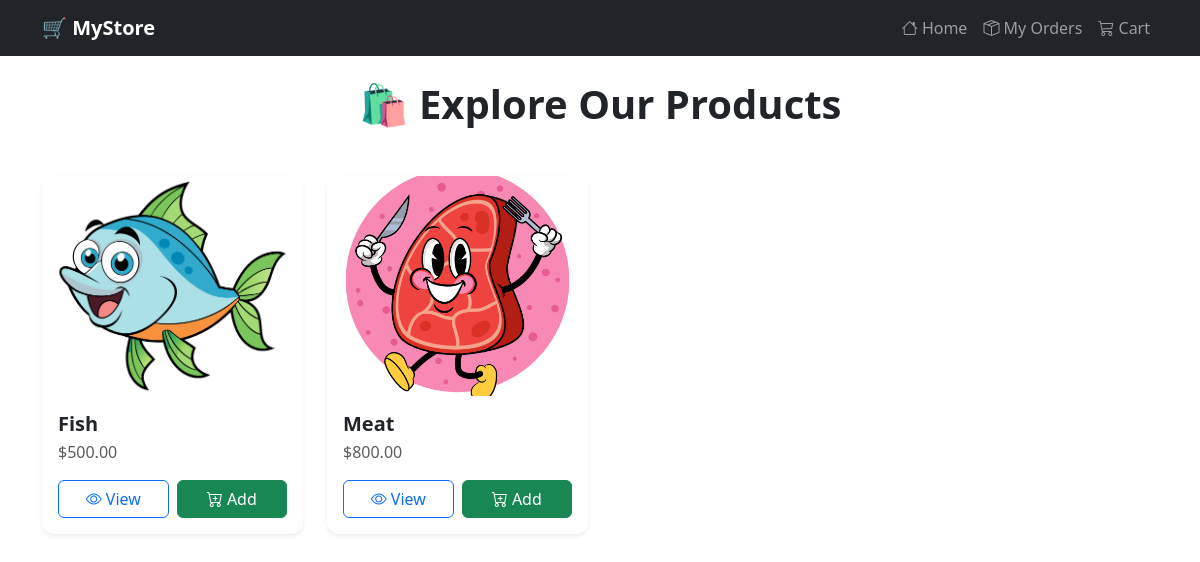
/, run on an earlier commit of the app's database.
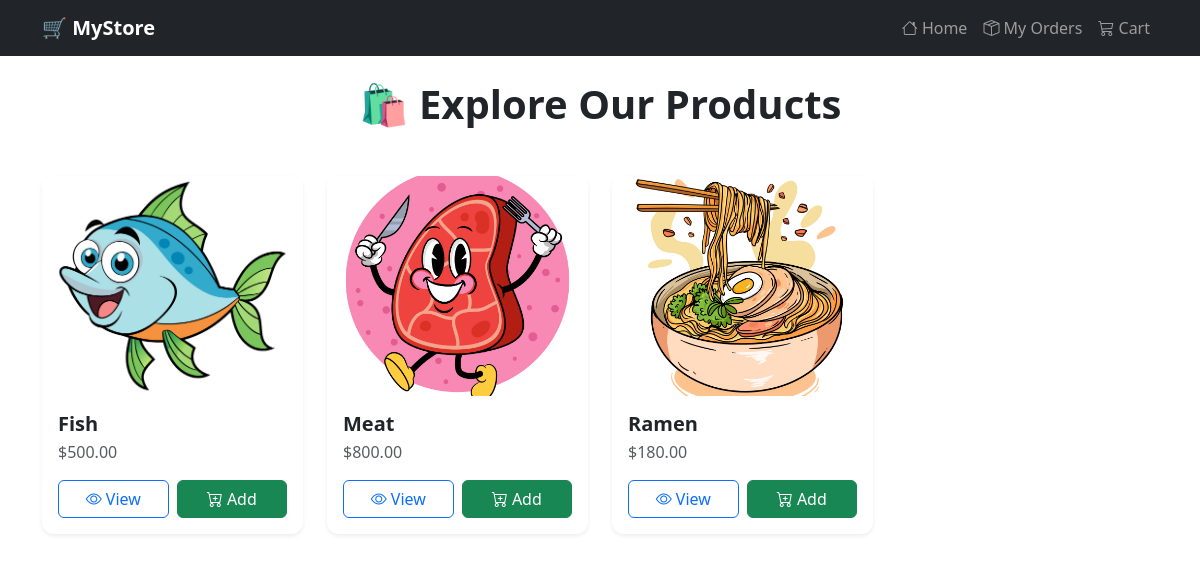
And on a later commit of the database.
### store/models.py (models this page shows, shortened)
class Product(models.Model):
    name = models.CharField(max_length=255)
    description = models.TextField()
    price = models.DecimalField(max_digits=10, decimal_places=2)
    image = models.ImageField(upload_to='product_images/')
    created_at = models.DateTimeField(auto_now_add=True)

### store/views.py (the view)
# urls.py: path('', views.home, name='home'),
def home(request):
    products = Product.objects.all()
    return render(request, 'store/home.html', {'products': products})

### store/templates/store/home.html (shortened to what this page needs)
{% extends 'store/base.html' %}
{% block content %}
<h2 class="mb-5 fw-bold text-center display-6">🛍️ Explore Our Products</h2>
<div class="row row-cols-1 row-cols-sm-2 row-cols-md-3 row-cols-lg-4 g-4">
    {% for product in products %}
    <div class="col">
        <div class="card h-100 border-0 shadow-sm product-card">
            <div class="product-img-wrapper">
                <img src="{{ product.image.url }}" class="card-img-top" alt="{{ product.name }}">
            </div>
            <div class="card-body d-flex flex-column px-3">
                <h5 class="fw-semibold text-dark mb-1">{{ product.name }}</h5>
                <p class="text-muted mb-3">${{ product.price }}</p>
                <div class="d-flex gap-2 mt-auto">
                    <a href="{% url 'product_detail' product.id %}" class="btn btn-outline-primary w-50">
                        <i class="bi bi-eye"></i> View
                    </a>
                    <a href="{% url 'add_to_cart' product.id %}" class="btn btn-success w-50">
                        <i class="bi bi-cart-plus"></i> Add
                    </a>
                </div>
            </div>
        </div>
    </div>
    {% endfor %}
</div>
{% endblock %}

### store/templates/store/base.html (shortened to what this page needs)
{% load static %}
<!DOCTYPE html>
<html lang="en">
<head>
    <link href="https://cdn.jsdelivr.net/npm/bootstrap@5.3.0/dist/css/bootstrap.min.css" rel="stylesheet">
    <link href="https://cdn.jsdelivr.net/npm/bootstrap-icons@1.10.5/font/bootstrap-icons.css" rel="stylesheet">
</head>
<body>
    <nav class="navbar navbar-expand-lg navbar-dark bg-dark">
        <div class="container">
            <a class="navbar-brand fw-bold" href="{% url 'home' %}">🛒 MyStore</a>
            <div class="collapse navbar-collapse" id="navbarNav">
                <ul class="navbar-nav ms-auto">
                    <li class="nav-item">
                        <a class="nav-link" href="{% url 'home' %}">
                            <i class="bi bi-house"></i> Home
                        </a>
                    </li>
                    <li class="nav-item">
                        <a class="nav-link" href="{% url 'my_orders' %}">
                            <i class="bi bi-box-seam"></i> My Orders
                        </a>
                    </li>
                    <li class="nav-item">
                        <a class="nav-link" href="{% url 'view_cart' %}">
                            <i class="bi bi-cart3"></i> Cart
                        </a>
                    </li>
                </ul>
            </div>
        </div>
    </nav>
    <div class="container mt-4">
        {% block content %}
        {% endblock %}
    </div>
</body>
</html>

### store/templates/store/home.html (style rules this page uses)
.product-img-wrapper { height: 220px; overflow: hidden; background: #f8f9fa; border-top-left-radius: .5rem; border-top-right-radius: .5rem; }
.product-img-wrapper img { height: 100%; width: 100%; object-fit: cover; transition: transform 0.4s ease; }
.product-card { border-radius: 0.75rem; transition: box-shadow 0.3s ease; }

What changed in the data, as far as the page shows it:
added Product: image (picture), name "Ramen", price "180.00"
